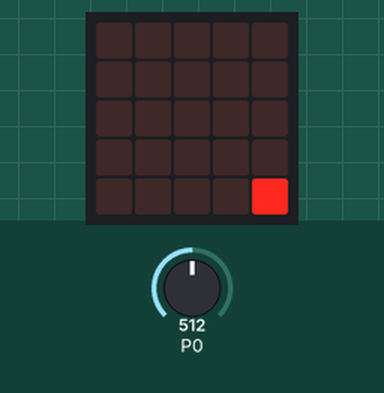
A program run on a simulated BBC micro:bit (MakeCode). On the bench: the board's 5×5 LED display. The inputs (shaded band) are chosen by the test bench; at power-on: P0 = 512 (analog values on the 0–1023 scale).

Above: at 3.7 s.
3.8 s: P0 set to 492
At 4.8 s:
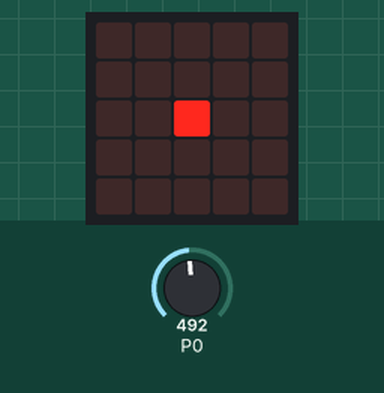
5.3 s: P0 set to 510
At 6.0 s:
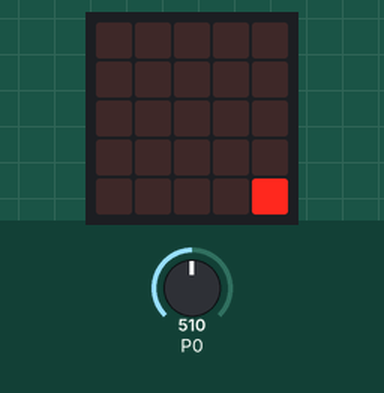
6.8 s: P0 set to 490
At 7.1 s:
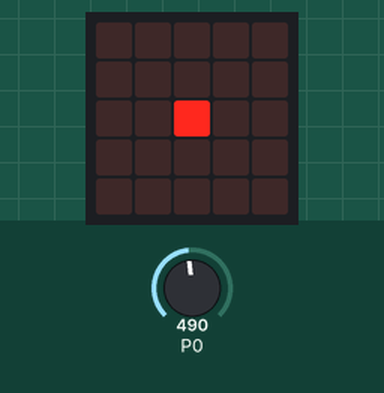
Timing chart, 0 to 9.8 s (numbered marks = the images above; inputs shaded):
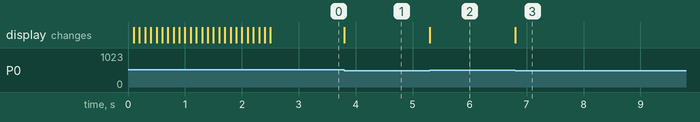

Measured:
- the behaviour switches between 500 and 499 on P0 (found by bisection; images 0 and 1)
- after the input at 3.8 s, the display: changes at once (image 1)
- after the input at 5.3 s, the display: changes at once (image 2)
- after the input at 6.8 s, the display: changes at once (image 3)

The program:

main.ts
```typescript
namespace ShowOff {
    /*
     * Address LEDs lineary
     *
     */
    //% blockId=showofffillatpos
    //% block="fillAt $pos"
    //% pos.min=0 pos.max=25
    export function fillAtPos(pos: number): void {
        pos |= 0;
        const x = Math.floor(pos % 5);
        const y = Math.floor(pos / 5);
        led.plot(x, y);
    }

    let onLimitReachedHandler: (limit: number) => void;
    let onLimitNotReachedHandler: (limit: number) => void;;

    /**
     * Registers code to run when the radio receives a number.
     */
    //% help=ShowOff/on-received-number
    //% blockId=ShowOff_on_number_drag block="on limit reached" blockGap=16
    //% draggableParameters=reporter
    export function onLimitReached(cb: (limit: number) => void) {
        onLimitReachedHandler = cb;
    }
    /**
     * Registers code to run when the radio receives a number.
     */
    //% help=ShowOff/on-received-number
    //% blockId=ShowOff_on_number block="on limit not reached" blockGap=16
    //% draggableParameters=reporter
    export function onLimitNotReached(cb: (limit: number) => void) {
        onLimitNotReachedHandler = cb;
    }

    /**
     * This is a statement block with a parameter
     */
    //% block
    export function checkLimit(pin: AnalogPin) {
        let analogValue = pins.analogReadPin(pin)
        if ( analogValue< 500){
            onLimitReachedHandler(analogValue);
        }
        else {
            onLimitNotReachedHandler(analogValue);
        }
    }
}
```

test.ts
```typescript
// tests go here; this will not be compiled when this package is used as an extension.
for (let i = 0; i < 25; i++){
    ShowOff.fillAtPos(i);
    basic.pause(100);
}
basic.clearScreen()

ShowOff.onLimitReached(function (limit: number) {
    basic.plotLeds(`
    . . . . .
    . . . . .
    . . # . .
    . . . . .
    . . . . .
    `)
})

ShowOff.onLimitNotReached(function (limit: number) {
    basic.plotLeds(`
    . . . . .
    . . . . .
    . . . . .
    . . . . .
    . . . . #
    `)
})
while(true) {
    ShowOff.checkLimit(AnalogPin.P0);
}
```
